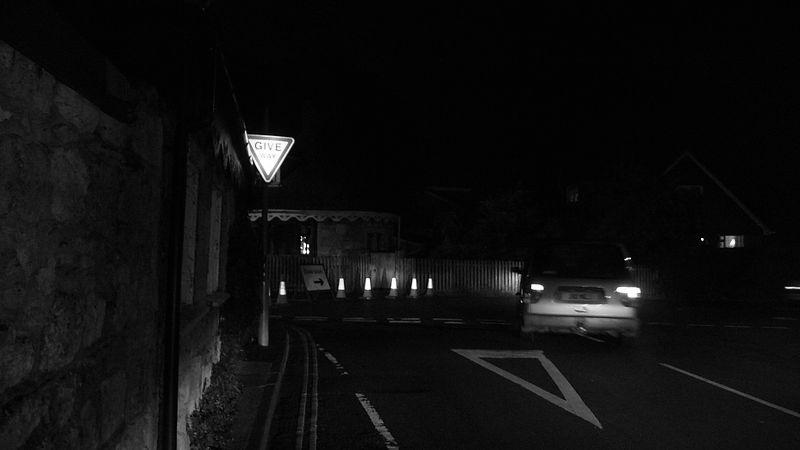
%> input picture DIP/dark_1.jpg, 800 x 450 px
$ octave DIPver2.m   (GNU Octave 9; MATLAB toolbox functions it lacks are replaced by stand-ins)
%> lines starting %> are read from the running program, lines starting %| are printed output that depends on the picture
clear all;
close all;
f0=imread('dark_1.jpg');
%> f0 is the input picture: size 450x800 uint8; min 0, max 255, mean 14.6
figure(1);
subplot(2,2,1);
imshow(f0);
title('原图像');
subplot(2,2,2);
imhist(f0);
axis off;
title('原图像的直方图');
f1= histeq(f0);
subplot(2,2,3);
imshow(f1);
title('直方图均衡化后的图像');
subplot(2,2,4);
imhist(f1);
axis off;
title('均衡化后的直方图');
figure(2);
[m,n]=size(f0);
%> m = 450; n = 800
I1=f0(1:fix(m/2),1:fix(n/2));
I2=f0(1:fix(m/2),1+fix(n/2):n);
I3=f0(1+fix(m/2):m,1:fix(n/2));
I4=f0(1+fix(m/2):m,1+fix(n/2):n);
subplot(2,4,1);
imshow(I1);title('子图1');
subplot(2,4,2);
imhist(I1);title('子图1直方图');
subplot(2,4,3);
imshow(I2);title('子图2');
subplot(2,4,4);
imhist(I2);title('子图2直方图');
subplot(2,4,5);
imshow(I3);title('子图3');
subplot(2,4,6);
imhist(I3);title('子图3直方图');
subplot(2,4,7);
imshow(I4);title('子图4');
subplot(2,4,8);
imhist(I4);title('子图4直方图');
figure(3);
J1=histeq(I1);
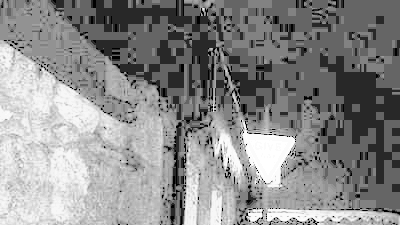
%> J1: size 225x400 uint8; min 0, max 255, mean 138.9
J2=histeq(I2);
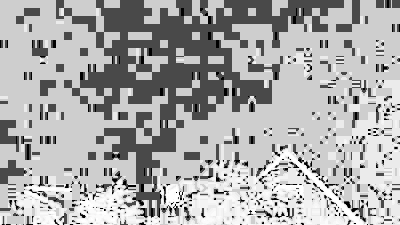
%> J2: size 225x400 uint8; min 0, max 255, mean 171.3
J3=histeq(I3);
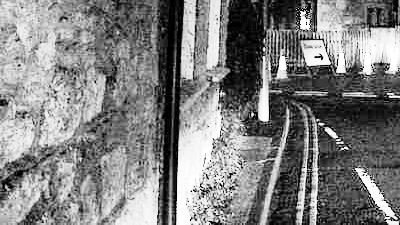
%> J3: size 225x400 uint8; min 0, max 255, mean 128.4
J4=histeq(I4);
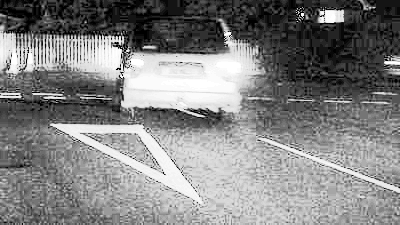
%> J4: size 225x400 uint8; min 0, max 255, mean 130.3
subplot(2,4,1);
imshow(J1);title('子图1均衡化');
subplot(2,4,2);
imhist(J1);title('子图1均衡化直方图');
subplot(2,4,3);
imshow(J2);title('子图2均衡化');
subplot(2,4,4);
imhist(J2);title('子图2均衡化直方图');
subplot(2,4,5);
imshow(J3);title('子图3均衡化');
subplot(2,4,6);
imhist(J3);title('子图3均衡化直方图');
subplot(2,4,7);
imshow(J4);title('子图4均衡化');
subplot(2,4,8);
imhist(J4);title('子图4均衡化直方图');
%> after `title('子图4均衡化直方图')`:
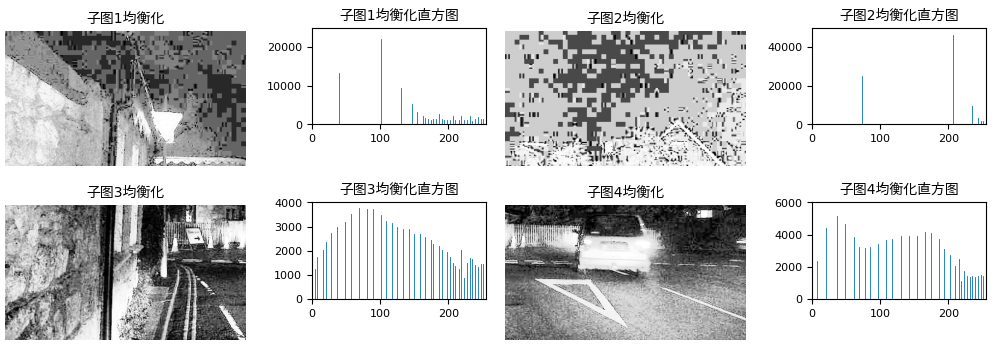
%> figure redrawn from the program's plot data, 8 panels
figure(4);
J=uint8(zeros(size(f0)));
J(1:fix(m/2),1:fix(n/2))=J1;
J(1:fix(m/2),1+fix(n/2):n)=J2;
J(1+fix(m/2):m,1:fix(n/2))=J3;
J(1+fix(m/2):m,1+fix(n/2):n)=J4;
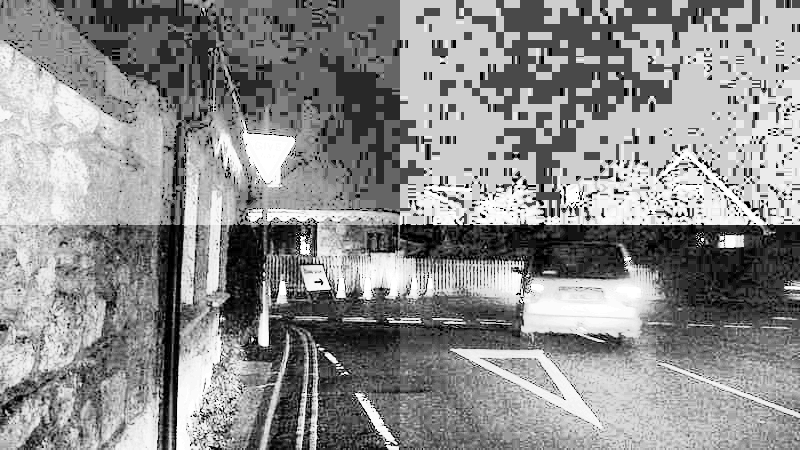
%> J: size 450x800 uint8; min 0, max 255, mean 142.2
subplot(1,2,1);
imshow(J);title('局部均衡化图像');
subplot(1,2,2);
imhist(J);title('局部均衡化图像直方图');
%> after `title('局部均衡化图像直方图')`:
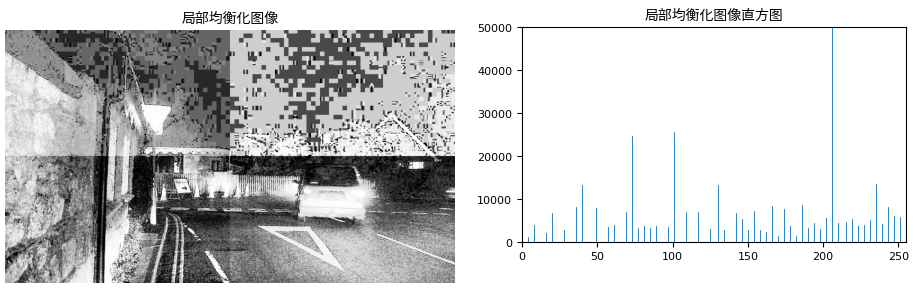
%> figure redrawn from the program's plot data, 2 panels

$ run again, with DIP/dark_2.jpg copied over DIP/dark_1.jpg
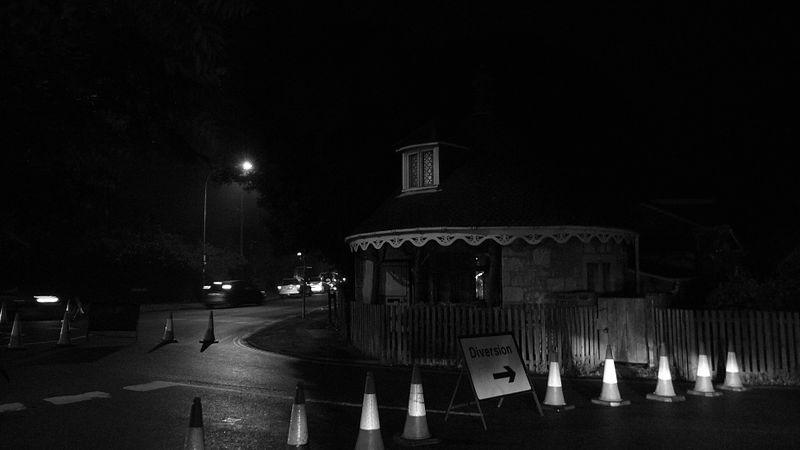
%> input picture DIP/dark_2.jpg, 800 x 450 px
%> f0 is the input picture: size 450x800 uint8; min 0, max 255, mean 16.8
%> `J(1+fix(m/2):m,1+fix(n/2):n)=J4;`:
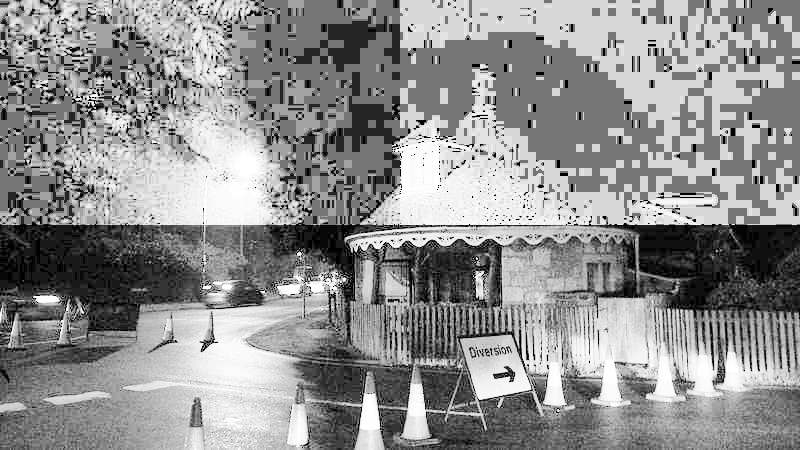
%> J: size 450x800 uint8; min 0, max 255, mean 143.3
%> `title('局部均衡化图像直方图')`:
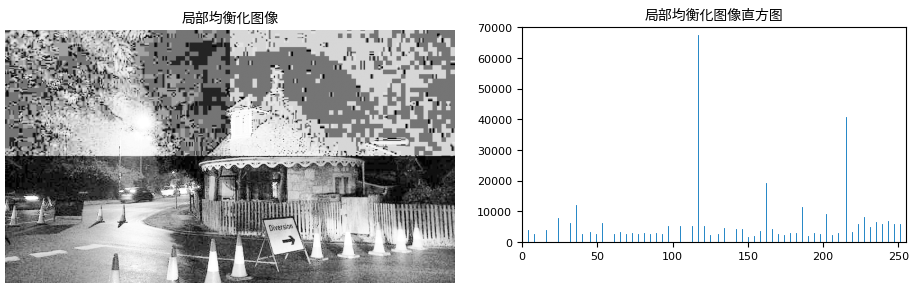
%> figure redrawn from the program's plot data, 2 panels

$ run again, with DIP/dark_3.jpg copied over DIP/dark_1.jpg
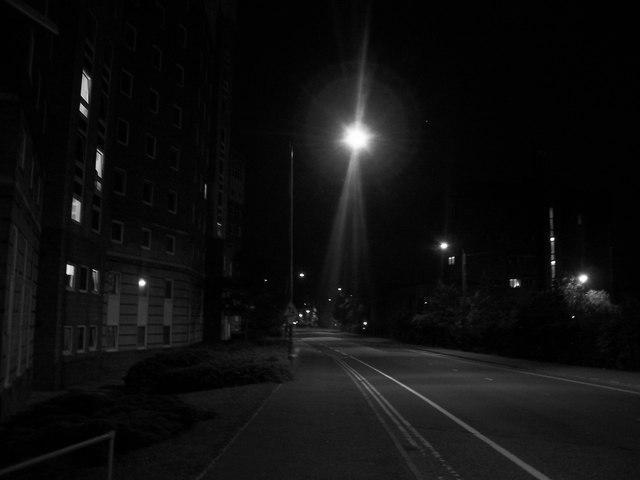
%> input picture DIP/dark_3.jpg, 640 x 480 px
%> f0 is the input picture: size 480x640 uint8; min 0, max 255, mean 15.2
%> `J(1+fix(m/2):m,1+fix(n/2):n)=J4;`:
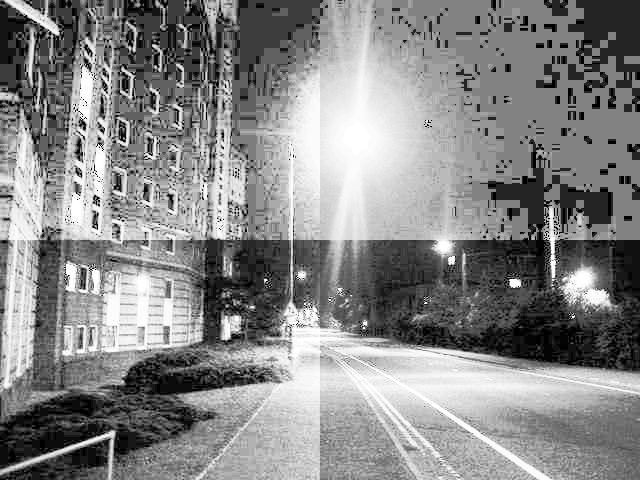
%> J: size 480x640 uint8; min 0, max 255, mean 135
%> `title('局部均衡化图像直方图')`:
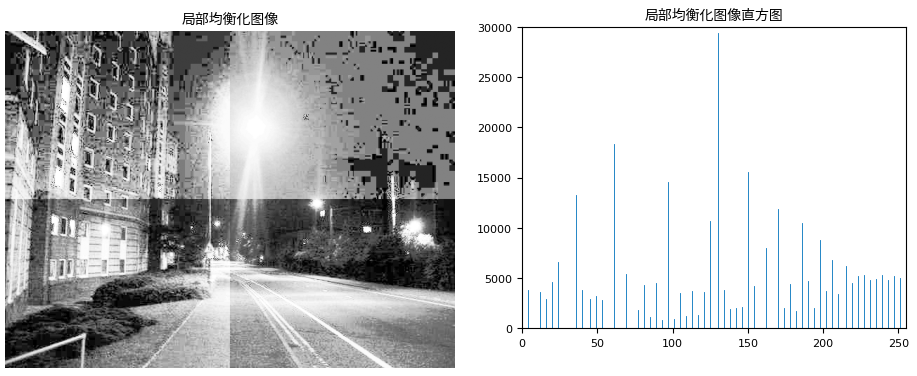
%> figure redrawn from the program's plot data, 2 panels

$ run again, with DIP/Isaac.jpg copied over DIP/dark_1.jpg
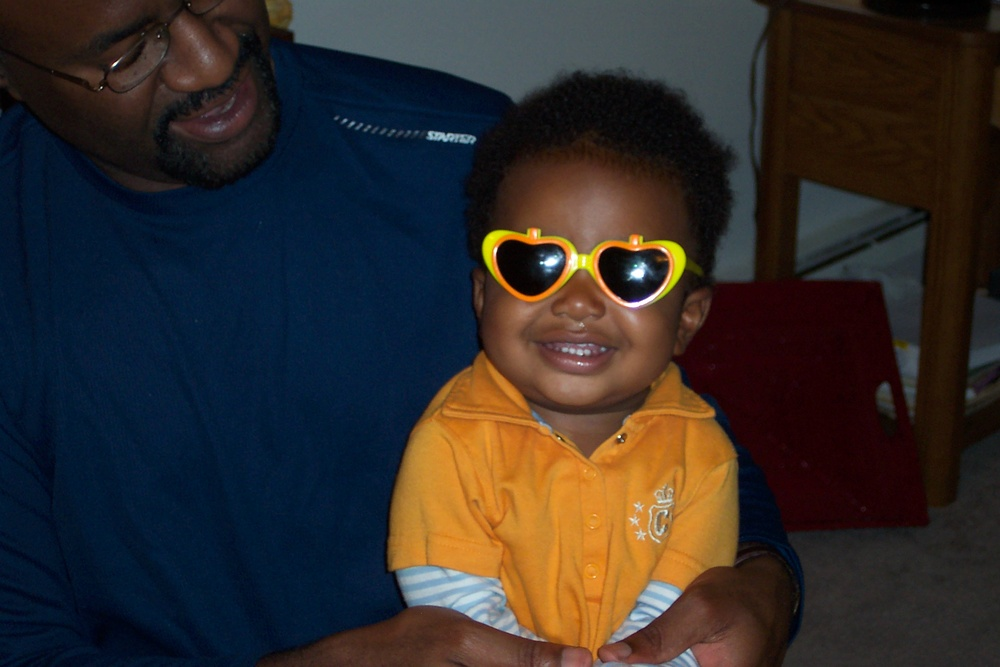
%> input picture DIP/Isaac.jpg, 1000 x 667 px, shrunk from 2160 x 1440 before the run
%> f0 is the input picture: size 667x1000x3 uint8; mean R, G, B 49.9, 43.7, 41.3
%> `title('局部均衡化图像直方图')`:
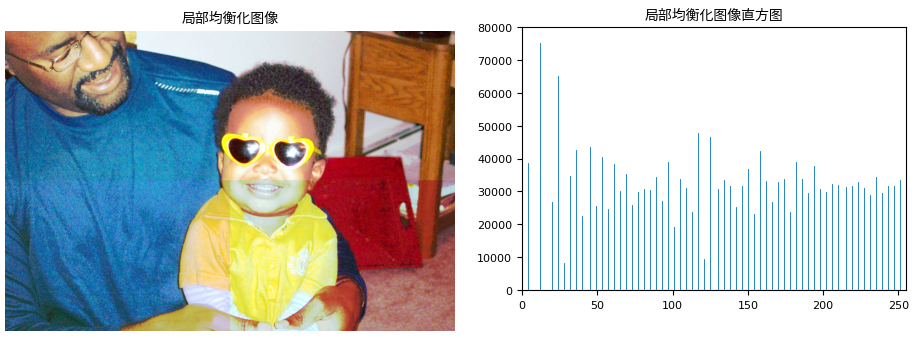
%> figure redrawn from the program's plot data, 2 panels
